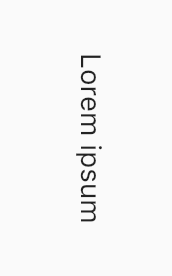
#> input picture Helli3-Project 2/Helli3-Project/example/zVLoH.png, 172 x 276 px, found by its file name
$ python test.py
#> lines starting #> are read from the running program, lines starting #| are printed output that depends on the picture; after the words box and inside, x2 and y2 are one past the last pixel; in counts of white or black regions, pixels touching at a corner belong together
import cv2
import numpy as np

image = cv2.imread(r'C:\Users\SONY\Desktop\Programming\Helli3-Project\example\zVLoH.png')
#> image is the input picture: shape (276, 172, 3); min 34, max 250, mean 246.5
gray = cv2.cvtColor(image, cv2.COLOR_BGR2GRAY)

edges = cv2.Canny(gray, 50, 150)
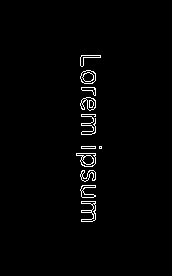
#> edges: shape (276, 172); 1.6% white in thin lines or dots, all inside (x1, y1, x2, y2) = (76, 55, 102, 222)
contours, _ = cv2.findContours(edges, cv2.RETR_EXTERNAL, cv2.CHAIN_APPROX_SIMPLE)
#> contours = 11 contours, 2 with area under 20; largest, box (x1, y1, x2, y2) and area: (76, 153, 96, 167) 184, (80, 70, 96, 84) 164, (80, 97, 96, 111) 122, (81, 201, 96, 222) 118, (80, 185, 96, 198) 85

largest_contour = max(contours, key=cv2.contourArea)
#> largest_contour = contour of 19 points, box (x1, y1, x2, y2) (76, 153, 96, 167), area 184
rect = cv2.minAreaRect(largest_contour)
#> rect = ((85.5, 159.5), (13, 19), -90)
angle = rect[-1]
#> angle = -90
(h, w) = image.shape[:2]
#> h = 276; w = 172
center = (w // 2, h // 2)
#> center = (86, 138)
M = cv2.getRotationMatrix2D(center, angle, 1.0)
#> M = [[6.12e-17, -1, 224], [1, 6.12e-17, 52]]
rotated_image = cv2.warpAffine(image, M, (w, h))
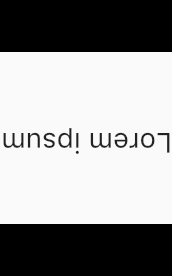
#> rotated_image: shape (276, 172, 3); min 0, max 250, mean 152.3
cv2.imshow('test', rotated_image)
cv2.waitKey()
